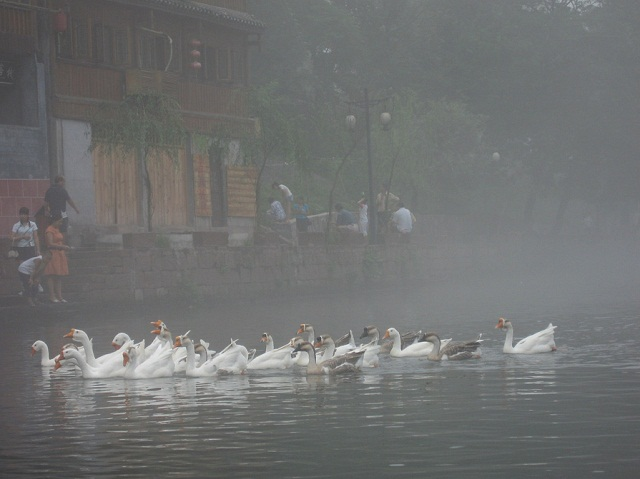
#> input picture water.jpg, 640 x 479 px
$ jupyter execute img_dehaze.ipynb
#> lines starting #> are read from the running program, lines starting #| are printed output that depends on the picture
#> further down, img is the input picture: shape (479, 640, 3); mean B, G, R 112.3, 112.7, 111.2
[cell 1]
import cv2
import numpy as np

def cv_show(name, img):
    cv2.imshow(name, img)
    cv2.waitKey(0)
    cv2.destroyAllWindows()

def zmMinFilterGray(src, r=7):
    '''最小值滤波，r是滤波器半径'''
#> called with r = 7
    return cv2.erode(src, np.ones((2 * r + 1, 2 * r + 1)))  # 使用opencv的erode函数更高效


def guidedfilter(I, p, r, eps):
    '''引导滤波'''
#> called with r = 81, eps = 0.001
    height, width = I.shape
#> height = 479; width = 640
    m_I = cv2.boxFilter(I, -1, (r, r))
    m_p = cv2.boxFilter(p, -1, (r, r))
    m_Ip = cv2.boxFilter(I * p, -1, (r, r))
    cov_Ip = m_Ip - m_I * m_p

    m_II = cv2.boxFilter(I * I, -1, (r, r))
    var_I = m_II - m_I * m_I

    a = cov_Ip / (var_I + eps)
    b = m_p - a * m_I

    m_a = cv2.boxFilter(a, -1, (r, r))
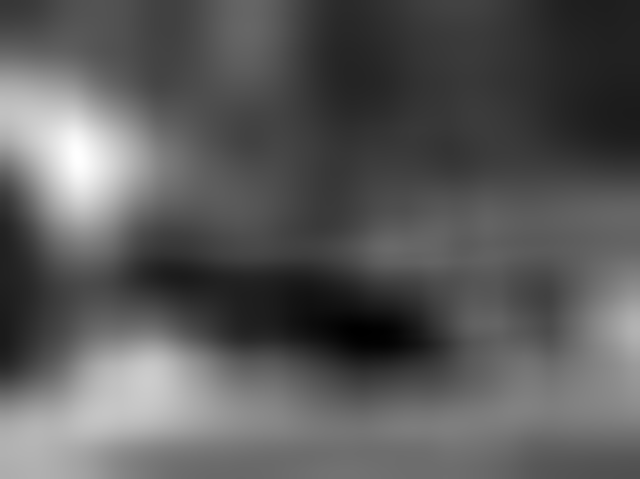
#> m_a: shape (479, 640) float64; min -0.045, max 0.429, mean 0.123; drawn with min black and max white
    m_b = cv2.boxFilter(b, -1, (r, r))
    return m_a * I + m_b


def getV1(m, r, eps, w, maxV1):  # 输入rgb图像，值范围[0,1]
    '''计算大气遮罩图像V1和光照值A, V1 = 1-t/A'''
    V1 = np.min(m, 2)  # 得到暗通道图像
    V1 = guidedfilter(V1, zmMinFilterGray(V1, 7), r, eps)  # 使用引导滤波优化
    bins = 2000
    ht = np.histogram(V1, bins)  # 计算大气光照A
    d = np.cumsum(ht[0]) / float(V1.size)
#> d = 2000 values from 3.26e-06 to 1
    for lmax in range(bins - 1, 0, -1):
        if d[lmax] <= 0.999:
            break
    A = np.mean(m, 2)[V1 >= ht[1][lmax]].max()
#> A = 0.922

    V1 = np.minimum(V1 * w, maxV1)  # 对值范围进行限制

    return V1, A


def deHaze(m, r=81, eps=0.001, w=0.95, maxV1=0.80, bGamma=False):
    Y = np.zeros(m.shape)
    V1, A = getV1(m, r, eps, w, maxV1)  # 得到遮罩图像和大气光照
#> A = 0.922
    for k in range(3):
        Y[:, :, k] = (m[:, :, k] - V1) / (1 - V1 / A)  # 颜色校正
    Y = np.clip(Y, 0, 1)
    if bGamma:
        Y = Y ** (np.log(0.5) / np.log(Y.mean()))  # gamma校正,默认不进行该操作
    return Y

import matplotlib.pyplot as plt

if __name__ == '__main__':
    img_path = 'water.jpg'
    img_name = img_path.split('.')[0]
    img = cv2.imread(img_path)
    m = deHaze(img / 255.0) * 255.0
    path_new = img_name+'_dehaze.jpg'
    cv2.imwrite(path_new, m)
    img_dehaze = cv2.imread(path_new)

    plt.subplot(121), plt.imshow(img), plt.title('img_origin')
    plt.subplot(122), plt.imshow(img_dehaze), plt.title('img_dehaze')
    plt.show()
#> figure, not shown here; B, G, R data is drawn as R, G, B

    cv_show('new', img_dehaze)

[cell 2]
if __name__ == '__main__':
    img_path = 'train.jpg'
    img_name = img_path.split('.')[0]
    img = cv2.imread(img_path)
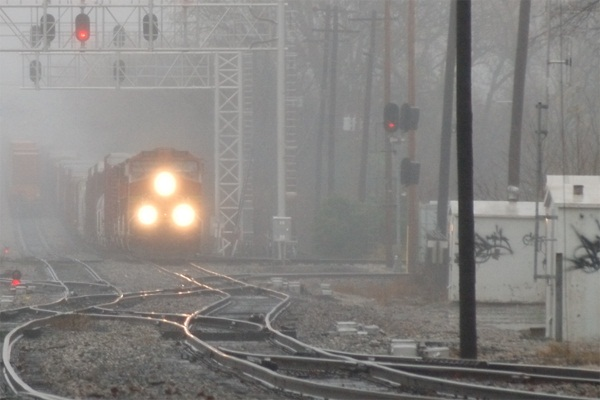
#> input picture train.jpg, 600 x 400 px
#> img is the input picture: shape (400, 600, 3); mean B, G, R 128.8, 131.4, 134.1
    m = deHaze(img / 255.0) * 255.0
#> call 2 of deHaze, with r = 81, eps = 0.001, w = 0.95, maxV1 = 0.8, bGamma = False
#> call 2 of guidedfilter, with r = 81, eps = 0.001
#> in guidedfilter (call 2), `height, width = I.shape`: height = 400; width = 600
#> in guidedfilter (call 2), `m_II = cv2.boxFilter(I * I, -1, (r, r))`:
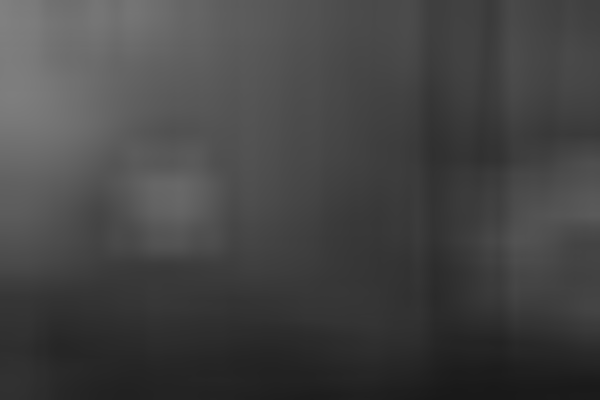
#> m_II: shape (400, 600) float64; min 0.0983, max 0.506, mean 0.268
#> in guidedfilter (call 2), `var_I = m_II - m_I * m_I`:
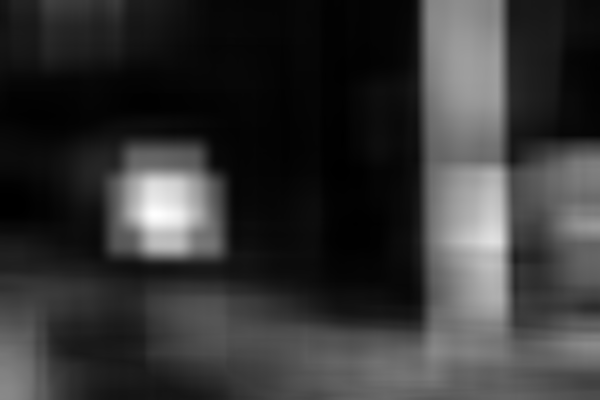
#> var_I: shape (400, 600) float64; min 0.00032, max 0.0287, mean 0.00628; drawn with min black and max white
#> in guidedfilter (call 2), `a = cov_Ip / (var_I + eps)`:
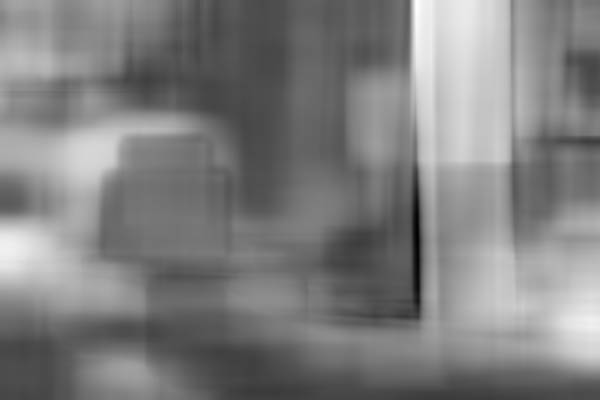
#> a: shape (400, 600) float64; min -0.308, max 0.977, mean 0.334; drawn with min black and max white
#> in guidedfilter (call 2), `m_a = cv2.boxFilter(a, -1, (r, r))`:
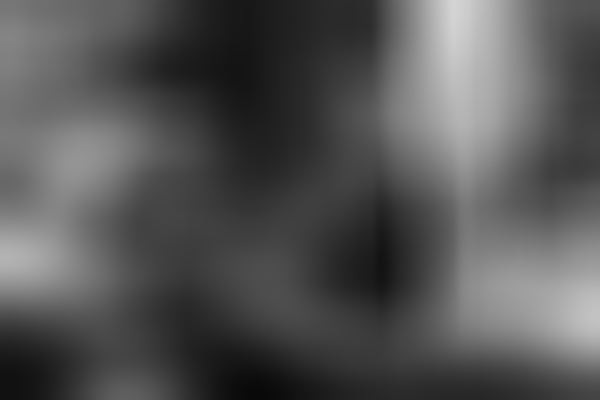
#> m_a: shape (400, 600) float64; min 0.0369, max 0.833, mean 0.334
#> in guidedfilter (call 2), `m_b = cv2.boxFilter(b, -1, (r, r))`:
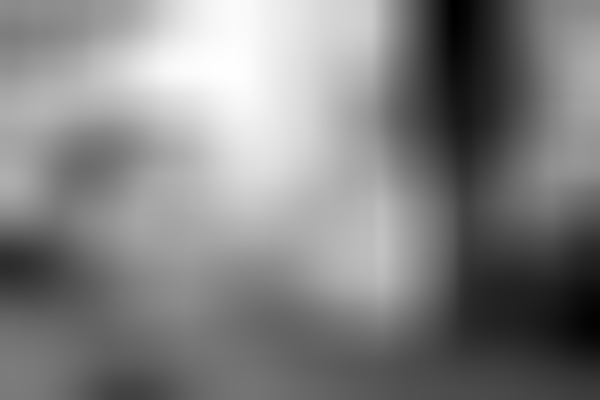
#> m_b: shape (400, 600) float64; min -0.00381, max 0.499, mean 0.253; drawn with min black and max white
#> in guidedfilter (call 2), `return m_a * I + m_b`:
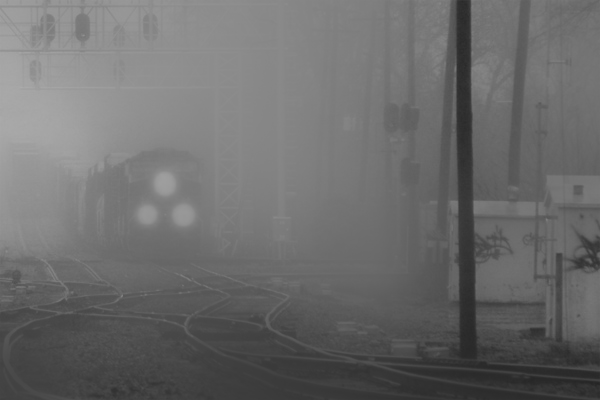
#> returned value: shape (400, 600) float64; min 0.143, max 0.671, mean 0.424
#> in deHaze (call 2), `V1, A = getV1(m, r, eps, w, maxV1)`: A = 0.761
#> after the loop in deHaze (call 2), `for k in range(3):`:
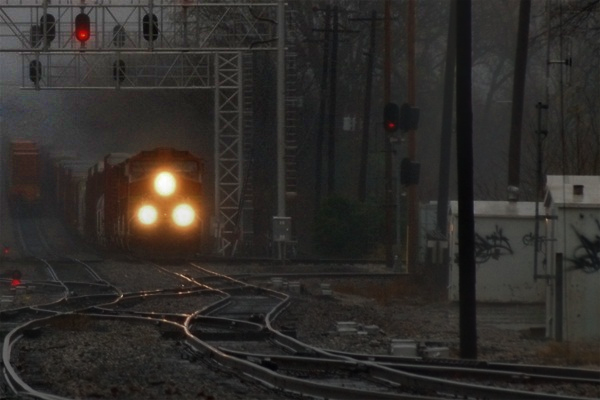
#> Y: shape (400, 600, 3) float64; mean of channels 0, 1, 2 0.237, 0.26, 0.284; drawn with min black and max white
#> in deHaze (call 2), `Y = np.clip(Y, 0, 1)`:
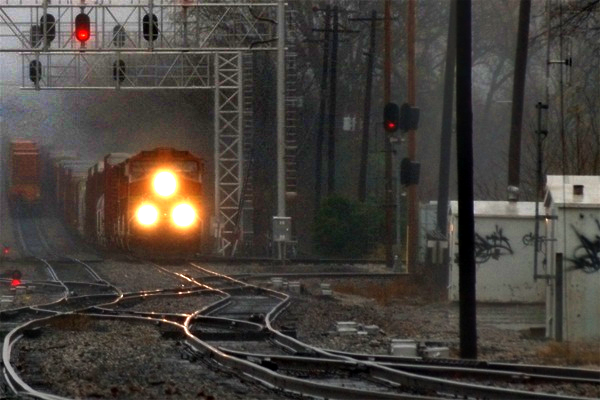
#> Y: shape (400, 600, 3) float64; mean of channels 0, 1, 2 0.235, 0.257, 0.279; drawn as B, G, R
    path_new = img_name+'_dehaze.jpg'
    cv2.imwrite(path_new, m)
    img_dehaze = cv2.imread(path_new)
#> img_dehaze: shape (400, 600, 3)

    plt.subplot(121), plt.imshow(img), plt.title('img_origin')
    plt.subplot(122), plt.imshow(img_dehaze), plt.title('img_dehaze')
    plt.show()
#> figure, not shown here; B, G, R data is drawn as R, G, B

    cv_show('new', img_dehaze)
